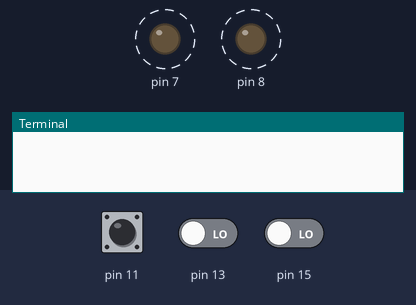
The program below on a simulated Raspberry Pi (header pin numbers). Parts: output pins drawn as LEDs (lit = HIGH), the last lines printed to the terminal. Dashed ring = blinking. The test bench sets the inputs (shaded band); at power-on: pin 11 LOW, pin 13 LOW, pin 15 LOW. Sound played through the audio output is not drawn and takes no time; pins used as bus, display or sensor lines are not drawn.

Above: at 0.95 s.
1.3 s: pin 11 pulled HIGH for 0.15 s
At 1.3 s:
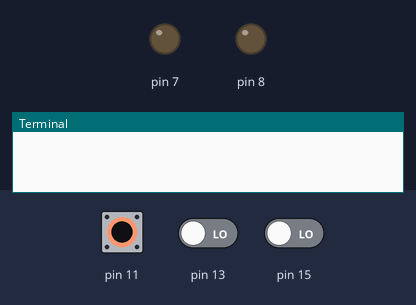
At 4.46 s:
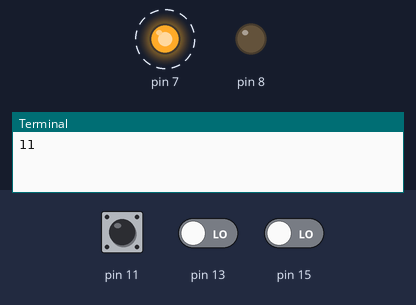
Timing chart, 0 to 13.4 s (numbered marks = the images above; inputs shaded):
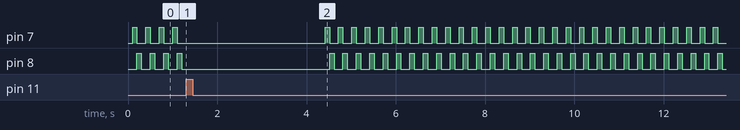

The program:

press_button.py
```python
import RPi.GPIO as GPIO # Import Raspberry Pi GPIO library
import time
import os

row = 0
col = 0

GPIO.setwarnings(False) # Ignore warning for now
GPIO.setmode(GPIO.BOARD) # Use physical pin numbering
GPIO.setup(11, GPIO.IN, pull_up_down=GPIO.PUD_DOWN) # Set pin 10 to be an input pin and set initial value to be pulled low (off)
GPIO.setup(13, GPIO.IN, pull_up_down=GPIO.PUD_DOWN) # Set pin 10 to be an input pin and set initial value to be pulled low (off)
GPIO.setup(15, GPIO.IN, pull_up_down=GPIO.PUD_DOWN) # Set pin 10 to be an input pin and set initial value to be pulled low (off)
GPIO.setup(3, GPIO.OUT) # set a port/pin as an output
GPIO.output(3, 0)
GPIO.setup(5, GPIO.OUT) # set a port/pin as an output
GPIO.output(5, 0)
GPIO.setup(7, GPIO.OUT) # set a port/pin as an output
GPIO.output(7, 0)
GPIO.setup(8, GPIO.OUT) # set a port/pin as an output
GPIO.output(8, 0)

def check_row_col(rc):
    print(rc)
    if rc == 41:
        os.system('mpc toggle')
        time.sleep(1)
        return
    if rc == 43:
        os.system('mpc next')
        time.sleep(1)
        return
    os.system("mpc stop; sleep 1; mpc clear; sleep 1; mpc load " + str(rc) + "; mpc shuffle; mpc play")
    time.sleep(1)

while True:
    time.sleep(0.1)
    col = 0
    row = 10
    GPIO.output(3, 1)
    if GPIO.input(11) == GPIO.HIGH:
        col = 1
    if GPIO.input(13) == GPIO.HIGH:
        col = 2
    if GPIO.input(15) == GPIO.HIGH:
        col = 3
    GPIO.output(3, 0)
    if col > 0:
        check_row_col(row + col)
        continue
    row = 20
    GPIO.output(5, 1)
    if GPIO.input(11) == GPIO.HIGH:
        col = 1
    if GPIO.input(13) == GPIO.HIGH:
        col = 2
    if GPIO.input(15) == GPIO.HIGH:
        col = 3
    GPIO.output(5, 0)
    if col > 0:
        check_row_col(row + col)
        continue
    row = 30
    GPIO.output(7, 1)
    if GPIO.input(11) == GPIO.HIGH:
        col = 1
    if GPIO.input(13) == GPIO.HIGH:
        col = 2
    if GPIO.input(15) == GPIO.HIGH:
        col = 3
    time.sleep(0.1)
    GPIO.output(7, 0)
    if col > 0:
        check_row_col(row + col)
        continue
    row = 40
    GPIO.output(8, 1)
    if GPIO.input(11) == GPIO.HIGH:
        col = 1
    if GPIO.input(13) == GPIO.HIGH:
        col = 2
    if GPIO.input(15) == GPIO.HIGH:
        col = 3
    time.sleep(0.1)
    GPIO.output(8, 0)
    if col > 0:
        check_row_col(row + col)
        continue
```
